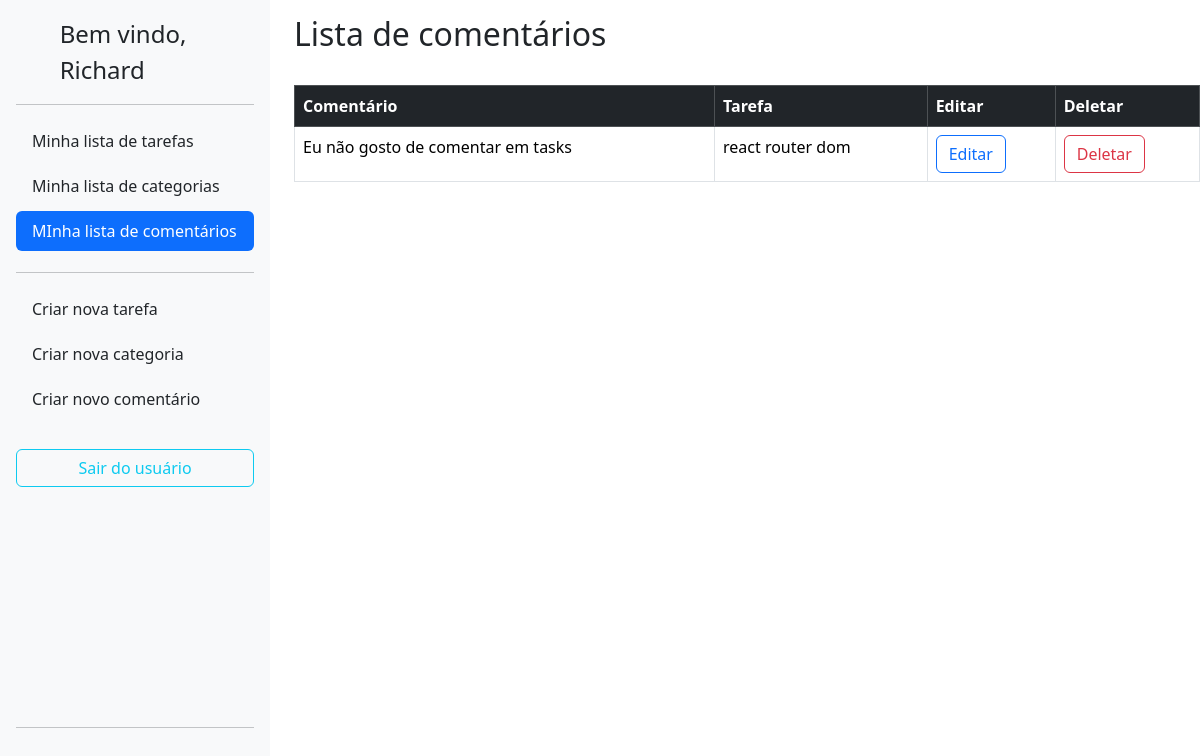
Page /comments/ (signed in) on the earlier database version.
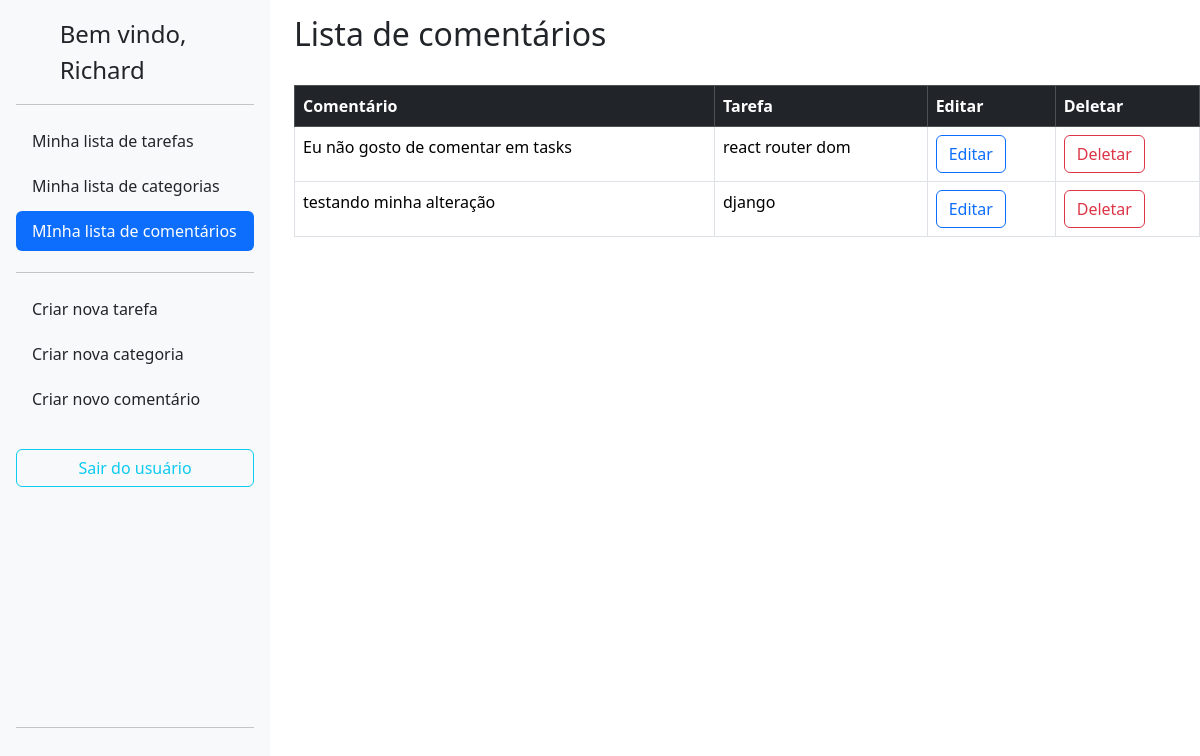
Same page on the later database version.
### lizetest/comments/models.py (models this page shows, shortened)
class Comment(BaseModel):
    comment = models.TextField(verbose_name="Comentário")
    task = models.ForeignKey(Task,on_delete=models.CASCADE,verbose_name="Tarefa")
    author = models.ForeignKey(User,on_delete=models.CASCADE,blank=True)

### lizetest/todo/models.py (models this page shows)
class Task(BaseModel):
    title = models.CharField(max_length=255,verbose_name="Título")
    description = models.TextField(verbose_name='Descrição')
    category = models.ForeignKey(Category, on_delete=models.CASCADE,verbose_name="Categoria")
    completion_date = models.DateTimeField(null=True, blank=True)
    completed = models.BooleanField(default=False)
    author = models.ForeignKey(User,on_delete=models.CASCADE,blank=True)
    def __str__(self):
        return self.title

### lizetest/comments/views.py (the view)
# urls.py: path('', CommentsListView.as_view(), name='comments_list'),
class CommentsListView(ListView,BaseViews):
    model = Comment
    template_name = 'comments_list.html'
    context_object_name = 'comments'
    def get_queryset(self):
        return Comment.objects.filter(author=self.request.user)
    def get_context_data(self, **kwargs):
        context = super().get_context_data(**kwargs)
        context['user'] = self.request.user.username
        return context

### lizetest/core/models.py (called while the page is built)
    def dispatch(self, request, *args, **kwargs):
        if not request.user.is_authenticated:
            return redirect('accounts:login')
        return super().dispatch(request, *args, **kwargs)

### lizetest/comments/templates/comments_list.html (shortened to what this page needs)
{% extends 'base.html' %}
  {% block content %}
  <div class="row">
    <div class="col-auto">
      {% include 'sidebar.html' %}
    </div>
    <div class="col">
      <h2 style="padding-top: 15px;">Lista de comentários</h2><br>
      <table class="table table-bordered">
        <thead>
          <tr class="table-dark">
            <th scope="col">Comentário</th>
            <th scope="col">Tarefa</th>
            <th scope="col">Editar</th>
            <th scope="col">Deletar</th>
          </tr>
        </thead>
        <tbody>
          {% for comment in comments %}
          <tr>
            <td>{{comment.comment}}</td>
            <td>{{comment.task}}</td>
            <td>
              <a href="{% url 'comments:comments_edit' pk=comment.pk %}">
                <button type="button" class="btn btn-outline-primary">Editar</button>
              </a>
            </td>
            <td>
              <a href="{% url 'comments:comments_delete' pk=comment.pk %}">
              <button type="button" class="btn btn-outline-danger">Deletar</button>
            </a>
            </td>
          </tr>
          {% endfor %}
        </tbody>
      </table>
      {% endblock %}

Differences in the rows shown:
added Comment: comment "testando minha alteração", task "django"
